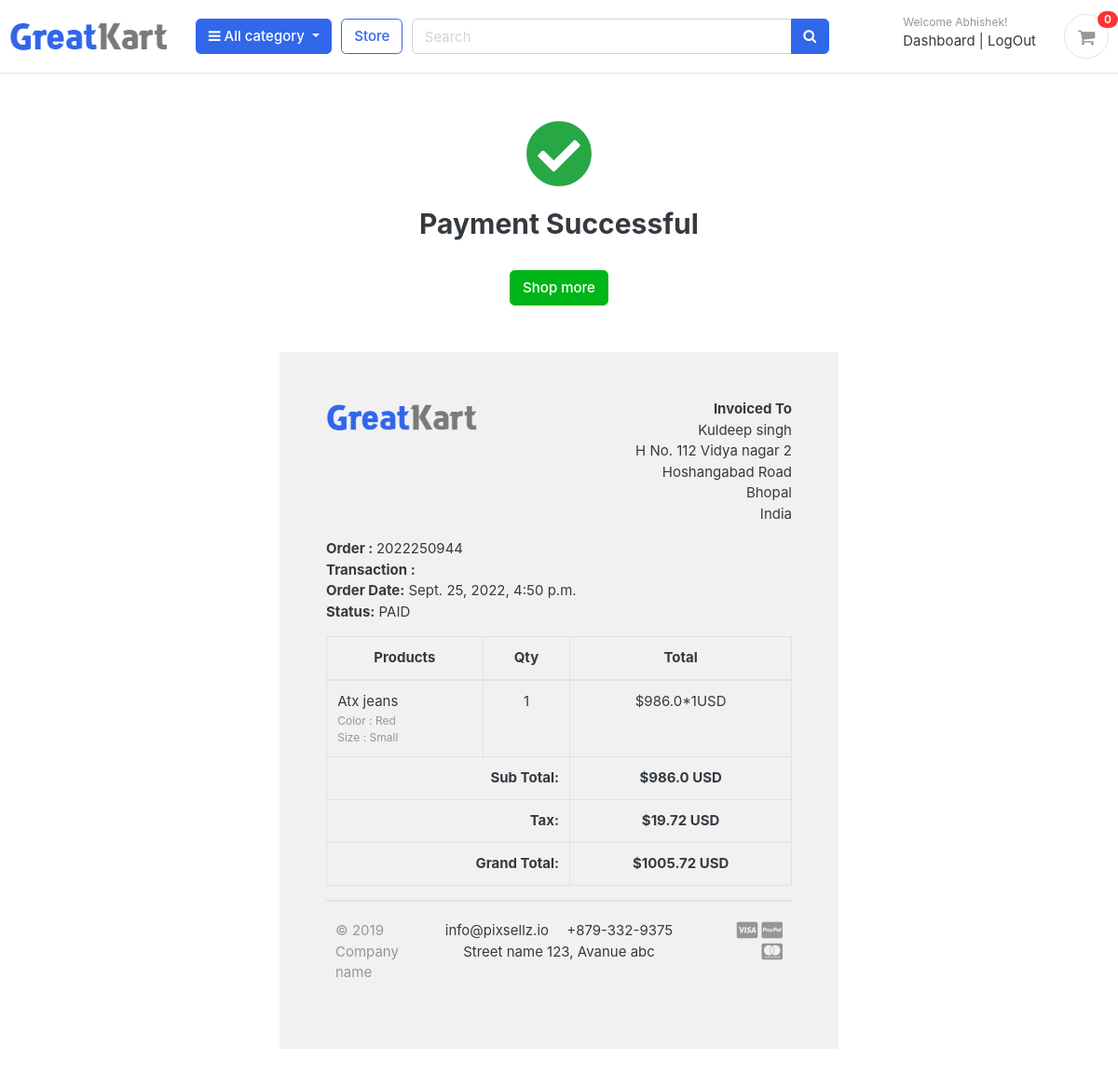
Page /accounts/order_detail/2022250944/ (signed in) on the committed database.
### accounts/models.py (models this page shows, shortened)
class Accounts(AbstractBaseUser):
    first_name = models.CharField(max_length=50)
    last_name = models.CharField(max_length=50)
    username = models.CharField(max_length = 50,unique = True )
    email = models.EmailField(max_length=100,unique=True)
    phone_number = models.CharField(max_length=60)
    date_joined = models.DateTimeField(auto_now_add=True)
    last_login = models.DateTimeField(auto_now_add=True)
    is_admin = models.BooleanField(default=False)
    is_staff = models.BooleanField(default=False)
    is_active = models.BooleanField(default=False)
    is_superadmin= models.BooleanField(default=False)
    USERNAME_FIELD = 'email'
    REQUIRED_FIELDS = ['username','first_name','last_name']
    objects = MyAccountManager()

### orders/models.py (models this page shows, shortened)
class Order(models.Model):
    STATUS = (
        ('New','New'),
        ('Accepted','Accepted'),
        ('Completed','Completed'),
        ('Cancelled','Cancelled'),
    )
    user = models.ForeignKey(Accounts,on_delete=models.SET_NULL,null=True)
    payment = models.ForeignKey(Payment,on_delete=models.SET_NULL,blank=True,null=True)
    order_number = models.CharField(max_length=20)
    first_name = models.CharField(max_length=50)
    last_name = models.CharField(max_length=50)
    phone = models.CharField(max_length=15)
    email = models.EmailField(max_length=50)
    address_line_1 = models.CharField(max_length=60)
    address_line_2 = models.CharField(max_length=60,blank=True)
    country = models.CharField(max_length=50)
    state = models.CharField(max_length=50)
    city = models.CharField(max_length=50)
    order_note = models.CharField(max_length=100,blank=True)
    order_total = models.FloatField()
    tax = models.FloatField()
    status = models.CharField(max_length=10,choices=STATUS,default='New')
    ip = models.CharField(blank=True,max_length=22)
    is_ordered = models.BooleanField(default=False)
    created_at = models.DateTimeField(auto_now_add=True)
    updated_at = models.DateTimeField(auto_now=True)
    def full_name(self):
        return f'{self.first_name} {self.last_name}'
    def full_address(self):
        return f'{self.address_line_1} {self.address_line_2}'

class OrderProduct(models.Model):
    order = models.ForeignKey(Order, on_delete=models.CASCADE)
    payment = models.ForeignKey(Payment, on_delete=models.SET_NULL, blank=True, null=True)
    user = models.ForeignKey(Accounts, on_delete=models.CASCADE)
    product = models.ForeignKey(Product, on_delete=models.CASCADE)
    variations = models.ManyToManyField(Variational, blank=True)
    quantity = models.IntegerField()
    product_price = models.FloatField()
    ordered = models.BooleanField(default=False)
    created_at = models.DateTimeField(auto_now_add=True)
    updated_at = models.DateTimeField(auto_now=True)

### store/models.py (models this page shows, shortened)
class Product(models.Model):
    product_name=models.CharField(max_length=200,unique=True)
    slug= models.SlugField(max_length=200,unique=True)
    description = models.TextField(max_length=500,blank=True)
    price = models.IntegerField()
    images = models.ImageField(upload_to='photos/products')
    stock = models.IntegerField()
    is_available = models.BooleanField(default=True)
    category = models.ForeignKey(Category,on_delete=models.CASCADE)
    created_date = models.DateTimeField(auto_now=True)
    modified_date = models.DateTimeField(auto_now = True)

class Variational(models.Model):
    product=models.ForeignKey(Product, on_delete=models.CASCADE)
    variation_category=models.CharField(max_length=100,choices=variation_category_choice)
    variation_value = models.CharField(max_length=100)
    is_active = models.BooleanField(default=True)
    created_date = models.DateTimeField(auto_now=True)
    objects = VariationalManager()

### accounts/views.py (the view)
# urls.py: path('order_detail/<int:order_id>/',views.order_detail,name='order_detail'),
@login_required(login_url='login')
def order_detail(request,order_id):
    order_detail = OrderProduct.objects.filter(order__order_number = order_id)
    order = Order.objects.get(order_number = order_id)
    subtotal = 0
    for i in order_detail:
        subtotal += i.product_price*i.quantity
    context = {
       'order_detail':order_detail,
        'order':order,
        'subtotal':subtotal,
    }
    return render(request,'accounts/order_detail.html',context)

### Category/context_processors.py (called while the page is built)
def menu_links(request):
    links = Category.objects.all()
    return dict(links=links )

### Category/models.py (called while the page is built)
    def get_url(self):
        return reverse('products_by_category',args = [self.slug])

### carts/context_processors.py (called while the page is built)
def counter(request):
    cart_count = 0
    if 'admin' in request.path:
        return {}
    else:
        try:
            cart = Cart.objects.filter(cart_id=_cart_id(request))
            if request.user.is_authenticated:
                cart_items = CartItem.objects.filter(user=request.user)
            else:
                cart_items = CartItem.objects.all().filter(cart=cart[:1])
            for cart_item in cart_items:
                cart_count = cart_count + cart_item.quantity
        except cart.DoesNotExist:
            cart_count = 0
    return dict(cart_count=cart_count)

### carts/views.py (called while the page is built)
def _cart_id(request):
    cart = request.session.session_key
    if not cart:
        cart = request.session.create()
    return cart

### templates/accounts/order_detail.html (shortened to what this page needs)
{% extends 'base.html'  %}
{% load static %}
{% block content %}
<div class="container" style="margin-top: 50px;">
    <center><i class="fas fa-check-circle" style="font-size: 72px;margin-bottom: 20px;color: #28A745;"></i></center>
    <h2 class="text-center">Payment Successful</h2>
    <br>
    <div class="text-center">
        <a href="{% url 'homee' %}" class="btn btn-success">Shop more</a>
    </div>
</div>
<div class="container"
     style="margin: 0 auto;width: 50%;padding: 50px;background: #f1f1f1;margin-top: 50px;margin-bottom: 50px;">
    <div class="row invoice row-printable">
        <div class="col-md-12">
            <div class="panel panel-default plain" id="dash_0">
                <div class="panel-body p30">
                    <div class="row">
                        <div class="col-lg-6">
                            <div class="invoice-logo"><img src="{% static '/images/logo.png' %}" alt="Invoice logo"
                                                           style="max-height: 40px;"></div>
                        </div>
                        <div class="col-lg-6">
                            <div class="invoice-from">
                                <ul class="list-unstyled text-right">
                                    <li><strong>Invoiced To</strong></li>
                                    <li>{{order.full_name}}</li>
                                    <li>{{order.full_address}}</li>
                                    <li>{{order.city}} {{add.state}}</li>
                                    <li>{{order.country}}</li>
                                </ul>
                            </div>
                        </div>
                        <div class="col-lg-12">
                            <div class="invoice-details mt25">
                                <div class="well">
                                    <ul class="list-unstyled mb0">
                                        <li><strong>Order : </strong> {{order.order_number}}</li>
                                        <li><strong>Transaction : </strong> {{transID}}</li>
                                        <li><strong>Order Date:</strong> {{order.created_at}}</li>
                                        <li><strong>Status:</strong> PAID</li>
                                    </ul>
                                </div>
                            </div>
                            <div class="invoice-items">
                                <div class="table-responsive" style="overflow: hidden; outline: none;" tabindex="0">
                                    <table class="table table-bordered">
                                        <thead>
                                        <tr>
                                            <th class="per70 text-center">Products</th>
                                            <th class="per5 text-center">Qty</th>
                                            <th class="per25 text-center">Total</th>
                                        </tr>
                                        </thead>
                                        {% for o in order_detail %}
                                        <tr>
                                            <td>{{o.product.product_name}}
                                                <p class="text-muted small">
                                                    {% if o.variations.all %}
                                                    {% for i in o.variations.all%}
                                                    {{i.variation_category | capfirst}} : {{i.variation_value | capfirst}}<br>
                                                    {% endfor %}
                                                    {% endif %}
                                                </p>
                                            </td>
                                            <td class="text-center">{{o.quantity}}</td>
                                            <td class="text-center">${{o.product_price}}*{{o.quantity}}USD</td>
                                        </tr>
                                        {% endfor %}
                                        <tfoot>
                                        <tr>
                                            <th colspan="2" class="text-right">Sub Total:</th>
                                            <th class="text-center">${{subtotal}} USD</th>
                                        </tr>
                                        <tr>
                                            <th colspan="2" class="text-right">Tax:</th>
                                            <th class="text-center">${{order.tax}} USD</th>
                                        </tr>
                                        <tr>
                                            <th colspan="2" class="text-right">Grand Total:</th>
                                            <th class="text-center">${{order.order_total}} USD</th>
                                        </tr>
                                        </tfoot>
                                    </table>
                                </div>
                            </div>
                        </div>
                    </div>
                </div>
            </div>
        </div>
    </div>
    {% endblock %}

### templates/includes/navbar.html (shortened to what this page needs)
{% load static %}
<header class="section-header">
<section class="header-main border-bottom">
  <div class="container">
<div class="row align-items-center">
  <div class="col-lg-2 col-md-3 col-6">
    <a href="{% url 'homee' %}" class="brand-wrap">
      <img class="logo" src="{% static './images/logo.png' %}">
    </a>
  </div>
  <div class="col-lg col-sm col-md col-6 flex-grow-0">
    <div class="category-wrap dropdown d-inline-block float-right">
      <button type="button" class="btn btn-primary dropdown-toggle" data-toggle="dropdown">
        <i class="fa fa-bars"></i> All category
      </button>
    </div>
  </div>
  <a href="{% url 'homee' %}" class="btn btn-outline-primary">Store</a>
  <div class="col-lg  col-md-6 col-sm-12 col">
    <form action="{% url 'search' %}" class="search" method='GET'>
      <div class="input-group w-100">
          <input type="text" class="form-control" style="width:60%;" placeholder="Search" name="keyword" required>
          <div class="input-group-append">
            <button class="btn btn-primary" type="submit">
              <i class="fa fa-search"></i>
            </button>
          </div>
        </div>
    </form>
  </div>
  <div class="col-lg-3 col-sm-6 col-8 order-2 order-lg-3">
        <div class="d-flex justify-content-end mb-3 mb-lg-0">
          {% if user.id is None %}
          <div class="widget-header">
            <small class="title text-muted">Welcome guest!</small>
            <div>
              <a href="{% url 'login' %}">Sign in</a> <span class="dark-transp"> | </span>
              <a href="{% url 'register' %}"> Register</a>
            </div>
          </div>
          {% else %}
          <div class="widget-header">
            <small class="title text-muted">Welcome {{user.first_name}}!</small>
            <div>
              <a href="{% url 'dashboard' %}">Dashboard</a> <span class="dark-transp"> | </span>
              <a href="{% url 'logout' %}"> LogOut </a>
            </div>
          </div>
          {% endif %}
          <a href="{% url 'carts' %}" class="widget-header pl-3 ml-3">
            <div class="icon icon-sm rounded-circle border"><i class="fa fa-shopping-cart"></i></div>
            <span class="badge badge-pill badge-danger notify">{{cart_count}}</span>
          </a>
        </div>
      </div>
</div>
  </div>
</section>
</header>

### static/css/ui.css (style rules this page uses)
html { font-family: "Inter", sans-serif; font-size: 15px; }
.icon-xs, .icon-sm, .icon-md, .icon-lg { display: inline-block; text-align: center; flex-shrink: 0; flex-grow: 0; }
.icon-sm { width: 48px; height: 48px; line-height: 48px !important; font-size: 20px; }
p:last-child { margin-bottom: 0; }
.header-main { position: relative; padding-top: 1rem; padding-bottom: 1rem; }
.brand-wrap .logo, .navbar-brand .logo { margin-right: 7px; max-height: 42px; display: inline-block; }
.widget-header { display: inline-block; vertical-align: middle; position: relative; }
.widget-header a { color: #343a40; }
.widget-header i { color: #969696; }
.widget-header .title { display: block; }
.widget-header .notify { position: absolute; top: -3px; right: -10px; }
[class*=list-] li:after { visibility: hidden; display: block; content: ""; overflow: hidden; height: 0; clear: both; }
.notify { position: absolute; top: -4px; right: -10px; display: inline-block; padding: 0.25em 0.6em; font-size: 12px; line-height: 1; text-align: center; border-radius: 3rem; color: #fff; background-color: #fa3434; }

### rows in the picture
Accounts: first_name "Abhishek"
Order: full_name "Kuldeep singh", full_address "H No. 112 Vidya nagar 2 Hoshangabad Road", city "Bhopal", country "India", order_number "2022250944", created_at "Sept. 25, 2022, 4:50 p.m.", tax "19.72", order_total "1005.72"
OrderProduct: product.product_name "Atx jeans", quantity "1", product_price "986.0"
Variational: variation_category "Color", variation_value "Red"
Variational: variation_category "Size", variation_value "Small"

### other values in the picture
{{ cart_count }} "0"
{{ subtotal }} "986.0"
